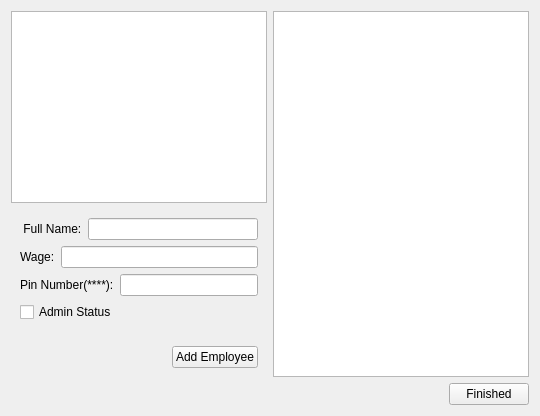
      <widget class="QWidget" name="Employee_page">
       <layout class="QGridLayout" name="gridLayout_7">
        <item row="1" column="0">
         <layout class="QVBoxLayout" name="verticalLayout_9">
          <item>
           <widget class="QTableWidget" name="Employee_page_table1">
            <property name="font">
             <font>
              <pointsize>20</pointsize>
             </font>
            </property>
           </widget>
          </item>
          <item>
           <widget class="QWidget" name="employee_page_box1" native="true">
            <layout class="QGridLayout" name="gridLayout_10">
             <item row="2" column="0">
              <layout class="QHBoxLayout" name="horizontalLayout_7">
               <item>
                <widget class="QLabel" name="label_7">
                 <property name="text">
                  <string>Wage:</string>
                 </property>
                </widget>
               </item>
               <item>
                <widget class="QLineEdit" name="employee_page_line_edit_wage"/>
               </item>
              </layout>
             </item>
             <item row="4" column="0">
              <layout class="QHBoxLayout" name="horizontalLayout_6">
               <item>
                <widget class="QCheckBox" name="employee_page_check_as">
                 <property name="text">
                  <string>Admin Status</string>
                 </property>
                </widget>
               </item>
              </layout>
             </item>
             <item row="3" column="0">
              <layout class="QHBoxLayout" name="horizontalLayout_19">
               <item>
                <widget class="QLabel" name="label_11">
                 <property name="text">
                  <string>Pin Number(****):</string>
                 </property>
                </widget>
               </item>
               <item>
                <widget class="QLineEdit" name="employee_page_line_edit_pin"/>
               </item>
              </layout>
             </item>
             <item row="1" column="0">
              <layout class="QHBoxLayout" name="horizontalLayout_13">
               <item>
                <widget class="QLabel" name="label_2">
                 <property name="text">
                  <string> Full Name:</string>
                 </property>
                </widget>
               </item>
               <item>
                <widget class="QLineEdit" name="employee_page_line_edit_name"/>
               </item>
              </layout>
             </item>
            </layout>
           </widget>
          </item>
          <item>
           <widget class="QWidget" name="employee_page_box2" native="true">
            <layout class="QHBoxLayout" name="horizontalLayout_25">
             <item>
              <spacer name="horizontalSpacer_18">
               <property name="orientation">
                <enum>Qt::Horizontal</enum>
               </property>
               <property name="sizeHint" stdset="0">
                <size>
                 <width>40</width>
                 <height>20</height>
                </size>
               </property>
              </spacer>
             </item>
             <item>
              <widget class="QPushButton" name="employee_add_employee">
               <property name="text">
                <string>Add Employee</string>
               </property>
              </widget>
             </item>
            </layout>
           </widget>
          </item>
         </layout>
        </item>
        <item row="5" column="1">
         <layout class="QHBoxLayout" name="horizontalLayout_21">
          <item>
           <spacer name="horizontalSpacer_13">
            <property name="orientation">
             <enum>Qt::Horizontal</enum>
            </property>
            <property name="sizeHint" stdset="0">
             <size>
              <width>40</width>
              <height>20</height>
             </size>
            </property>
           </spacer>
          </item>
          <item>
           <widget class="QPushButton" name="Employee_page_finish">
            <property name="text">
             <string>Finished</string>
            </property>
           </widget>
          </item>
         </layout>
        </item>
        <item row="1" column="1">
         <widget class="QTableWidget" name="Employee_page_table2">
          <property name="font">
           <font>
            <pointsize>20</pointsize>
           </font>
          </property>
         </widget>
        </item>
       </layout>
      </widget>
